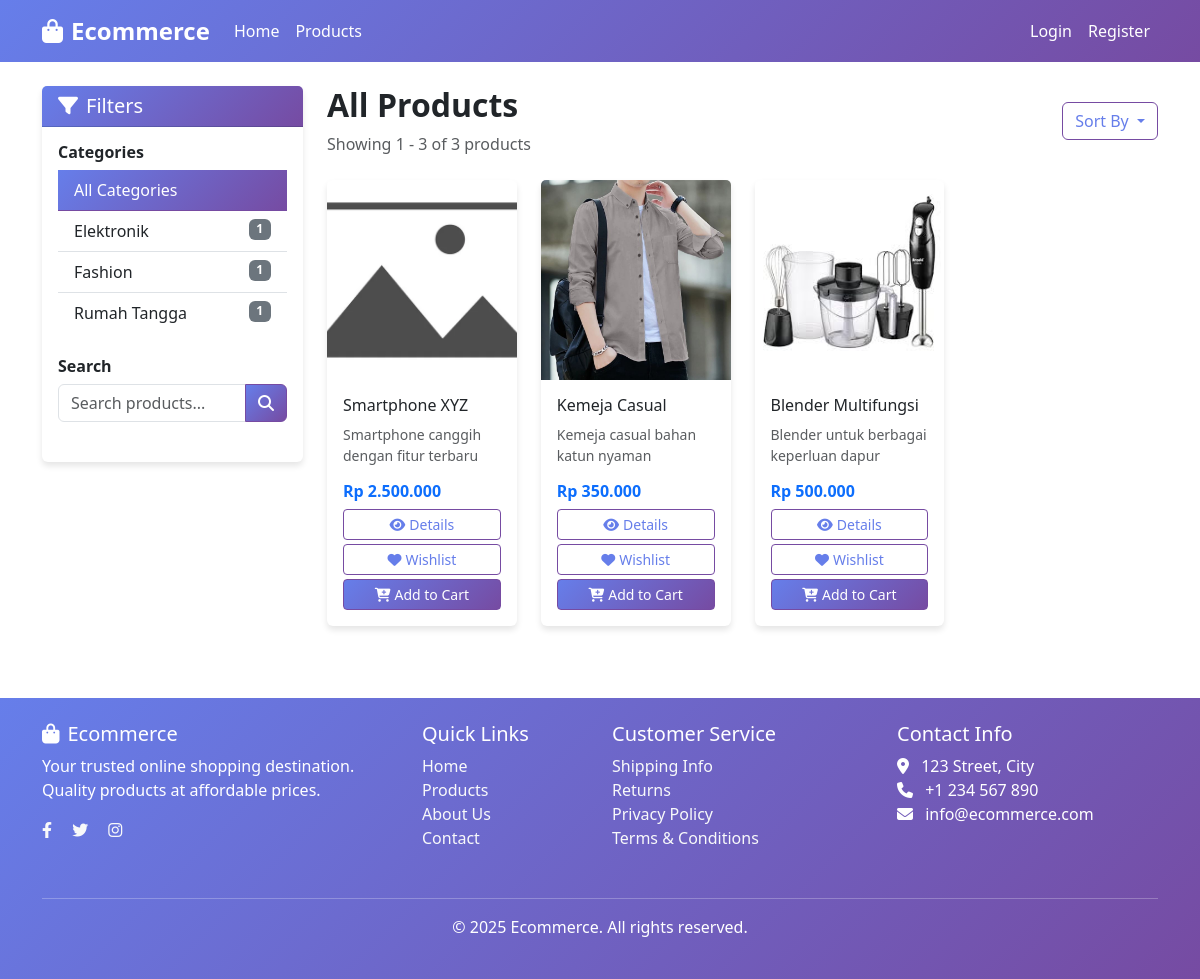
The page /index.php/home/products on the database its author committed.
### tables this page shows
CREATE TABLE `categories` (
  `category_id` int NOT NULL,
  `category_name` varchar(100) NOT NULL,
  `description` text,
  `created_at` timestamp NULL DEFAULT CURRENT_TIMESTAMP
);

CREATE TABLE `products` (
  `product_id` int NOT NULL,
  `product_name` varchar(255) NOT NULL,
  `description` text,
  `price` decimal(10,2) NOT NULL,
  `stock` int NOT NULL DEFAULT '0',
  `weight` decimal(8,2) DEFAULT '0.00',
  `category_id` int NOT NULL,
  `is_active` tinyint(1) DEFAULT '1',
  `created_at` timestamp NULL DEFAULT CURRENT_TIMESTAMP,
  `updated_at` timestamp NULL DEFAULT CURRENT_TIMESTAMP ON UPDATE CURRENT_TIMESTAMP
);

CREATE TABLE `product_images` (
  `image_id` int NOT NULL,
  `product_id` int NOT NULL,
  `image_url` varchar(255) NOT NULL,
  `is_primary` tinyint(1) DEFAULT '0',
  `created_at` timestamp NULL DEFAULT CURRENT_TIMESTAMP
);

### application/controllers/Home.php (called while the page is built, shortened)
<?php
class Home extends CI_Controller
{
    public function __construct()
    {
        $this->load->model('Product_model');
        $this->load->model('Category_model');
        $this->load->model('Cart_model');
        $this->load->model('Product_image_model');
    }
    public function products()
    {
        $category_id = $this->input->get('category');
        $search = $this->input->get('search');
        $sort = $this->input->get('sort') ?: 'newest';
        $config = array();
        $config['base_url'] = site_url('home/products');
        $config['per_page'] = 12;
        $config['uri_segment'] = 3;
        $config['reuse_query_string'] = TRUE;
        if ($category_id) {
            $config['total_rows'] = $this->Product_model->get_total_products_by_category($category_id);
            $data['products'] = $this->Product_model->get_products_by_category($category_id, $config['per_page'], $this->uri->segment(3));
        } elseif ($search) {
            $config['total_rows'] = $this->Product_model->get_total_search_products($search);
            $data['products'] = $this->Product_model->search_products($search, $config['per_page'], $this->uri->segment(3));
        } else {
            $config['total_rows'] = $this->Product_model->get_total_products();
            $data['products'] = $this->Product_model->get_products_sorted($sort, $config['per_page'], $this->uri->segment(3));
        }
        $config['full_tag_open'] = '<ul class="pagination justify-content-center">';
        $config['full_tag_close'] = '</ul>';
        $config['first_tag_open'] = '<li class="page-item">';
        $config['first_tag_close'] = '</li>';
        $config['last_tag_open'] = '<li class="page-item">';
        $config['last_tag_close'] = '</li>';
        $config['next_tag_open'] = '<li class="page-item">';
        $config['next_tag_close'] = '</li>';
        $config['prev_tag_open'] = '<li class="page-item">';
        $config['prev_tag_close'] = '</li>';
        $config['num_tag_open'] = '<li class="page-item">';
        $config['num_tag_close'] = '</li>';
        $config['cur_tag_open'] = '<li class="page-item active"><a class="page-link" href="#">';
        $config['cur_tag_close'] = '</a></li>';
        $config['attributes'] = array('class' => 'page-link');
        $this->pagination->initialize($config);
        $data['title'] = 'Products - Ecommerce';
        $data['categories'] = $this->Category_model->get_categories_with_count();
        $data['links'] = $this->pagination->create_links();
        $data['total_products'] = $config['total_rows'];
        $data['current_page'] = ($this->uri->segment(3)) ? $this->uri->segment(3) : 0;
        $data['per_page'] = $config['per_page'];
        $this->load->view('templates/header', $data);
        $this->load->view('home/products', $data);
        $this->load->view('templates/footer');
    }
}
?>

### index.php (called while the page is built, shortened)
<?php
require_once BASEPATH.'core/CodeIgniter.php';

### application/models/Category_model.php (called while the page is built, shortened)
<?php
class Category_model extends CI_Model
{
    public function get_categories_with_count()
    {
        $this->db->select('c.*, COUNT(p.product_id) as product_count');
        $this->db->from('categories c');
        $this->db->join('products p', 'c.category_id = p.category_id AND p.is_active = 1', 'left');
        $this->db->group_by('c.category_id');
        return $this->db->get()->result();
    }
}
?>

### application/models/Product_model.php (called while the page is built, shortened)
<?php
class Product_model extends CI_Model
{
    public function get_total_products()
    {
        $this->db->where('is_active', 1);
        return $this->db->count_all_results('products');
    }
    public function get_products_sorted($sort = 'newest', $limit = null, $offset = null)
    {
        $this->db->select('p.*, c.category_name');
        $this->db->from('products p');
        $this->db->join('categories c', 'p.category_id = c.category_id');
        $this->db->where('p.is_active', 1);
        switch ($sort) {
            case 'newest':
            default:
                $this->db->order_by('p.created_at', 'DESC');
                break;
        }
        if ($limit) {
            $this->db->limit($limit, $offset);
        }
        return $this->db->get()->result();
    }
}
?>

### application/models/Product_image_model.php (called while the page is built, shortened)
<?php
class Product_image_model extends CI_Model
{
    public function get_primary_image($product_id)
    {
        $this->db->where('product_id', $product_id);
        $this->db->where('is_primary', 1);
        return $this->db->get('product_images')->row();
    }
}
?>

### application/views/home/products.php (the view, shortened to what this page needs)
<div class="row">
    <div class="col-lg-3 mb-4">
        <div class="card">
            <div class="card-header bg-primary text-white">
                <h5 class="mb-0"><i class="fas fa-filter me-2"></i>Filters</h5>
            </div>
            <div class="card-body">
                <div class="mb-4">
                    <h6 class="fw-bold">Categories</h6>
                    <div class="list-group list-group-flush">
                        <a href="<?php echo site_url('home/products'); ?>"
                            class="list-group-item list-group-item-action <?php echo !$this->input->get('category') && !$this->input->get('search') ? 'active' : ''; ?>">
                            All Categories
                        </a>
                        <?php foreach ($categories as $category): ?>
                            <a href="<?php echo site_url('home/products?category=' . $category->category_id); ?>"
                                class="list-group-item list-group-item-action <?php echo $this->input->get('category') == $category->category_id ? 'active' : ''; ?>">
                                <?php echo $category->category_name; ?>
                                <?php if (isset($category->product_count)): ?>
                                    <span class="badge bg-secondary float-end"><?php echo $category->product_count; ?></span>
                                <?php endif; ?>
                            </a>
                        <?php endforeach; ?>
                    </div>
                </div>
                <div class="mb-4">
                    <h6 class="fw-bold">Search</h6>
                    <form action="<?php echo site_url('home/products'); ?>" method="get">
                        <div class="input-group">
                            <input type="text" name="search" class="form-control" placeholder="Search products..."
                                value="<?php echo $this->input->get('search'); ?>">
                            <button class="btn btn-primary" type="submit">
                                <i class="fas fa-search"></i>
                            </button>
                        </div>
                    </form>
                </div>
            </div>
        </div>
    </div>
    <div class="col-lg-9">
        <div class="d-flex justify-content-between align-items-center mb-4">
            <div>
                <h2 class="fw-bold">
                    <?php if ($this->input->get('category')): ?>
                        <?php
                        $category_name = '';
                        foreach ($categories as $cat) {
                            if ($cat->category_id == $this->input->get('category')) {
                                $category_name = $cat->category_name;
                                break;
                            }
                        }
                        echo $category_name . ' Products';
                        ?>
                    <?php elseif ($this->input->get('search')): ?>
                        Search Results for "<?php echo htmlspecialchars($this->input->get('search')); ?>"
                    <?php else: ?>
                        All Products
                    <?php endif; ?>
                </h2>
                <p class="text-muted mb-0">
                    Showing
                    <?php
                    $start = $current_page + 1;
                    $end = min($current_page + $per_page, $total_products);
                    echo $start . ' - ' . $end . ' of ' . $total_products . ' products';
                    ?>
                </p>
            </div>
            <div class="dropdown">
                <button class="btn btn-outline-secondary dropdown-toggle" type="button" data-bs-toggle="dropdown"
                    aria-expanded="false">
                    Sort By
                </button>
            </div>
        </div>
        <div class="row">
            <?php if (!empty($products)): ?>
                <?php foreach ($products as $product): ?>
                    <div class="col-xl-3 col-lg-4 col-md-6 mb-4">
                        <div class="card h-100 product-card">
                            <?php
                            $primary_image = $this->Product_image_model->get_primary_image($product->product_id);
                            $image_url = $primary_image ? base_url($primary_image->image_url) : base_url('assets/images/placeholder.jpg');
                            ?>
                            <img src="<?php echo $image_url; ?>" class="card-img-top product-image"
                                alt="<?php echo $product->product_name; ?>"
                                onerror="this.src='<?php echo base_url('assets/images/placeholder.jpg'); ?>'">
                            <div class="card-body d-flex flex-column">
                                <h6 class="card-title"><?php echo $product->product_name; ?></h6>
                                <p class="card-text flex-grow-1 small text-muted">
                                    <?php echo character_limiter($product->description, 60); ?>
                                </p>
                                <div class="mt-auto">
                                    <p class="card-text fw-bold text-primary h6 mb-2">
                                        Rp <?php echo number_format($product->price, 0, ',', '.'); ?>
                                    </p>
                                    <div class="d-grid gap-1">
                                        <a href="<?php echo site_url('home/product/' . $product->product_id); ?>"
                                            class="btn btn-outline-primary btn-sm">
                                            <i class="fas fa-eye me-1"></i>Details
                                        </a>
                                        <button class="btn btn-outline-danger btn-sm add-to-wishlist"
                                            data-product-id="<?php echo $product->product_id; ?>">
                                            <i class="fas fa-heart me-1"></i>Wishlist
                                        </button>
                                        <?php if ($product->stock > 0): ?>
                                            <button class="btn btn-primary btn-sm add-to-cart"
                                                data-product-id="<?php echo $product->product_id; ?>">
                                                <i class="fas fa-cart-plus me-1"></i>Add to Cart
                                            </button>
                                        <?php else: ?>
                                            <button class="btn btn-secondary btn-sm" disabled>
                                                <i class="fas fa-times me-1"></i>Out of Stock
                                            </button>
                                        <?php endif; ?>
                                    </div>
                                </div>
                            </div>
                        </div>
                    </div>
                <?php endforeach; ?>
            <?php endif; ?>
        </div>
    </div>
</div>

### application/views/templates/header.php (style rules this page uses)
:root { --primary-color: linear-gradient(135deg, #667eea 0%, #764ba2 100%); --text-color: #667eea; --border-color: #764ba2; }
.bg-primary { background: var(--primary-color); }
.btn { color: var(--text-color); border: 1px solid var(--border-color); }
.btn-primary { background: var(--primary-color); color: white; }
.list-group-item.active { color: white; background: var(--primary-color); border-color: var(--border-color); }
.card { transition: transform 0.3s ease; border: none; box-shadow: 0 4px 6px rgba(0, 0, 0, 0.1); }
.product-image { height: 200px; object-fit: cover; }

### application/views/home/products.php (style rules this page uses)
.product-card { transition: transform 0.3s ease, box-shadow 0.3s ease; }

### rows shown on the page
categories: category_name "Elektronik", product_count "1"
categories: category_name "Fashion", product_count "1"
categories: category_name "Rumah Tangga", product_count "1"
products: shows a picture, product_name "Smartphone XYZ", description "Smartphone canggih dengan fitur terbaru", price "2.500.000"
products: product_images.image_url (picture), product_name "Kemeja Casual", description "Kemeja casual bahan katun nyaman", price "350.000"
products: product_images.image_url (picture), product_name "Blender Multifungsi", description "Blender untuk berbagai keperluan dapur", price "500.000"

### other values the page prints
$start "1"
$end "3"
$total_products "3"
